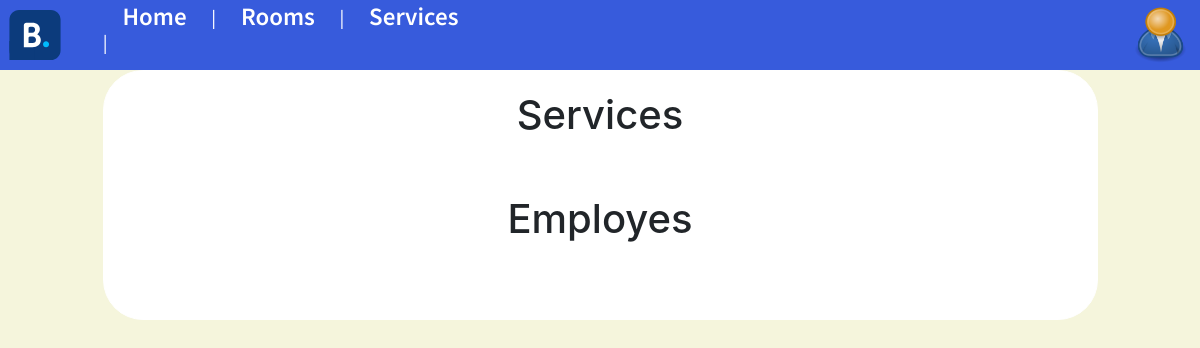
Page /services on the earlier database version.
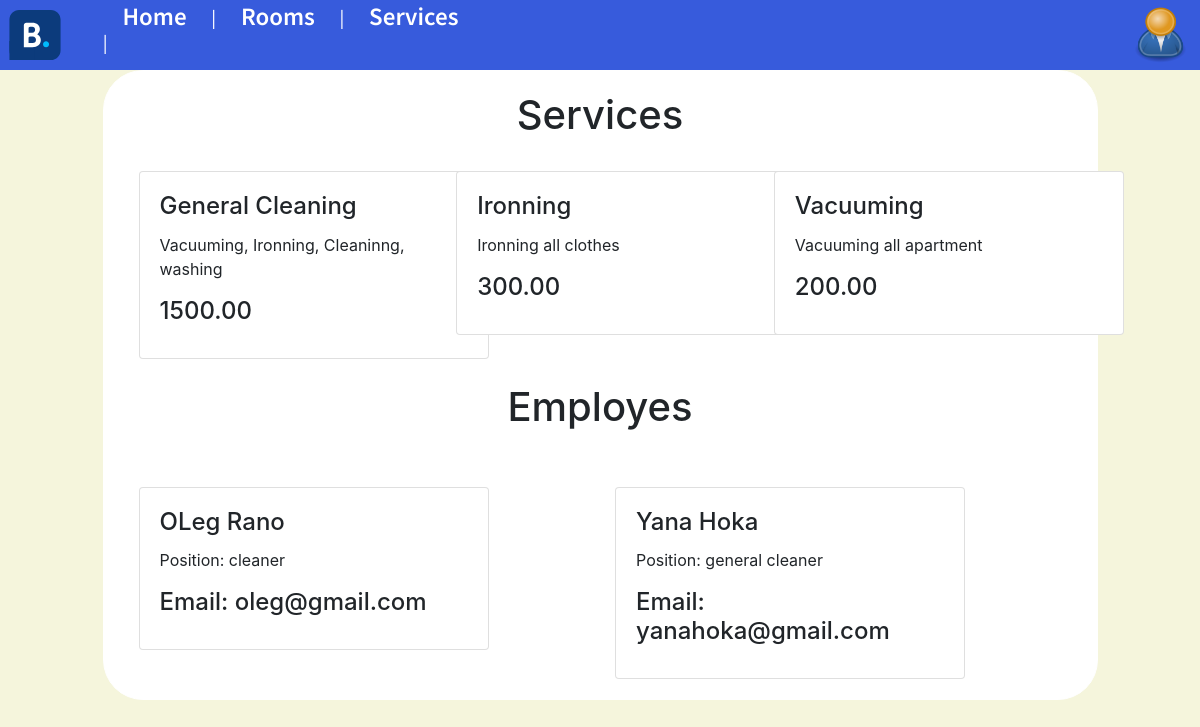
Same page on the later database version.
### booking/models.py (models this page shows, shortened)
class Service(models.Model):
    name = models.CharField(max_length=256)
    description = models.TextField()
    charge = models.DecimalField(max_digits=10, decimal_places=2)
    class Meta:
        verbose_name = "Service"
        verbose_name_plural = "Services"
        ordering = ["name"]

class Employe(models.Model):
    first_name = models.CharField(max_length=256)
    last_name = models.CharField(max_length=256)
    email = models.EmailField(unique=True)
    salary = models.DecimalField(max_digits=10, decimal_places=2)
    position = models.CharField(max_length=256)
    hire_date = models.DateField()
    class Meta:
        verbose_name = "Employe"
        verbose_name_plural = "Employes"
        ordering = ["first_name"]

### booking/views.py (the view)
# urls.py: path("services", b_views.services_page, name="services"),
def services_page(request):
    services = Service.objects.all()
    employes = Employe.objects.all()
    context = {
        "services": services,
        "employes": employes
    }
    return render(
        request,
        template_name="booking/services.html",
        context=context
    )

### templates/booking/services.html (shortened to what this page needs)
{% extends 'base.html' %}
{% load static %}
{% block content %}
<div class="row">
    <div class="col-md-1"></div>
        <div class="col-md-10">
            <div class = "main-10">
                <h1 class="h1-services">Services</h1>
                <br>
                    <div class="container">
                        <div class="row">
                {% for service in services %}
                        <div class="col-md-4">
                            <div class="card" style="width:350px">
                              <div class="card-body">
                                <h4 class="card-title">{{ service.name }}</h4>
                                <p class="card-text">{{ service.description }}</p>
                                <h4 class="card-title">{{ service.charge }}</h4>
                              </div>
                            </div>
                        </div>
                {% endfor %}
                        </div>
                    </div>
                <br>
                <h1 class="h1-services">Employes</h1>
                <br>
                <br>
                <div class="container">
                    <div class="row">
                        {% for employe in employes %}
                        <div class="col-md-4">
                            <div class="card" style="width:350px">
                              <div class="card-body">
                                <h4 class="card-title">{{ employe.first_name }} {{ employe.last_name }}</h4>
                                <p class="card-text">Position: {{ employe.position }}</p>
                                <h4 class="card-title">Email: {{ employe.email }}</h4>
                              </div>
                            </div>
                        </div>
                {% endfor %}
                    </div>
                </div>
            </div>
        </div>
    <div class="col-md-1"></div>
</div>
{% endblock %}

### templates/base.html (shortened to what this page needs)
<!DOCTYPE html>
<html lang="en" xmlns="http://www.w3.org/1999/html">
<head>
    {% load static %}
    <link rel="stylesheet" href="https://cdn.jsdelivr.net/npm/bootstrap@4.6.2/dist/css/bootstrap.min.css">
    <link rel="stylesheet" href="{% static 'styles.css' %}">
</head>
<body>
    <nav class="sticky-top header">
        <div class="row">
            <div class="col-md-1">
              <img src = "{% static './images/nav-icon.svg' %}" class ="company-icon">
            </div>
            <div class="col-md-4">
                <div class="all-a">
                    <a href = "{% url 'home' %}" class="a-nav"> Home</a> |
                    <a href ="{% url 'rooms' %}" class="a-nav"> Rooms</a> |
                    <a href = "{% url 'services' %}" class="a-nav">Services</a> |
                </div>
            </div>
            <div class = "col-md-6"></div>
            <div class = col-md-1>
                {% if request.user.is_authenticated %}
                    <a href="{% url 'user-page' user.id %}" ><img src = "{% static './images/user-icon.png' %}" class ="user-icon"></a>
                {% else %}
                    <a href="{% url 'login'%}" ><img src = "{% static './images/user-icon.png' %}" class ="user-icon"></a>
                {% endif %}
            </div>
        </div>
    </nav>
    {% block content %}
    {% endblock content %}
</body>
</html>

### static/styles.css (style rules this page uses)
.a-nav { font: 600 25px 'Source Sans Pro', sans-serif; text-decoration: none; color: #ffffff; margin-left: 20px; margin-right: 20px; }
.header { background-color:#375BDC; color:#ffffff; height: 70px; max-width: 100%; }
.all-a { text-align:left; padding-top: 15 px; }
.company-icon { height: 70px; width: 70px; padding-top: 10px; padding-bottom:10px; }
.user-icon { height: 65px; width: 65px; padding-top: 5px; }
body { background-color:#f5f5dc; }
.main-10 { background-color: #ffffff; border: 1px solid white; border-radius: 40px; padding: 20px; }

### templates/booking/services.html (style rules this page uses)
.h1-services { font: 600'Source Sans Pro', sans-serif; text-align: center; }

Differences in the rows shown:
added Service: name "General Cleaning", description "Vacuuming, Ironning, Cleaninng, washing", charge "1500.00"
added Service: name "Ironning", description "Ironning all clothes", charge "300.00"
added Service: name "Vacuuming", description "Vacuuming all apartment", charge "200.00"
added Employe: first_name "OLeg", last_name "Rano", position "cleaner", email "oleg@gmail.com"
added Employe: first_name "Yana", last_name "Hoka", position "general cleaner", email "yanahoka@gmail.com"
